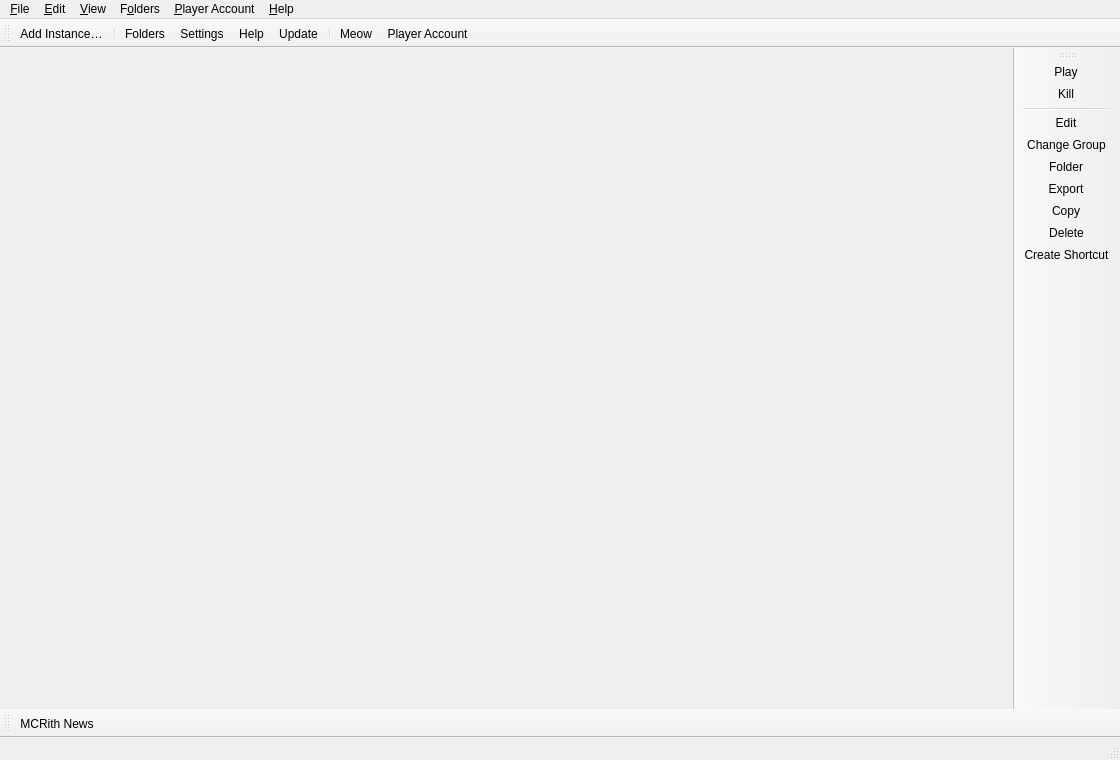
<?xml version="1.0" encoding="UTF-8"?>
<ui version="4.0">
 <class>MainWindow</class>
 <widget class="QMainWindow" name="MainWindow">
  <property name="minimumSize">
   <size>
    <width>900</width>
    <height>620</height>
   </size>
  </property>
  <property name="geometry">
   <rect>
    <x>0</x>
    <y>0</y>
    <width>1120</width>
    <height>760</height>
   </rect>
  </property>
  <widget class="QWidget" name="centralWidget">
   <layout class="QHBoxLayout" name="horizontalLayout">
    <property name="spacing">
     <number>0</number>
    </property>
    <property name="leftMargin">
     <number>0</number>
    </property>
    <property name="topMargin">
     <number>0</number>
    </property>
    <property name="rightMargin">
     <number>0</number>
    </property>
    <property name="bottomMargin">
     <number>0</number>
    </property>
   </layout>
  </widget>
  <widget class="QStatusBar" name="statusBar"/>
  <widget class="QToolBar" name="mainToolBar">
   <property name="windowTitle">
    <string>MCRith Toolbar</string>
   </property>
   <property name="allowedAreas">
    <set>Qt::BottomToolBarArea|Qt::TopToolBarArea</set>
   </property>
   <property name="toolButtonStyle">
    <enum>Qt::ToolButtonTextBesideIcon</enum>
   </property>
   <property name="floatable">
    <bool>false</bool>
   </property>
   <attribute name="toolBarArea">
    <enum>TopToolBarArea</enum>
   </attribute>
   <attribute name="toolBarBreak">
    <bool>false</bool>
   </attribute>
   <addaction name="actionAddInstance"/>
   <addaction name="separator"/>
   <addaction name="actionFoldersButton"/>
   <addaction name="actionSettings"/>
   <addaction name="actionHelpButton"/>
   <addaction name="actionCheckUpdate"/>
   <addaction name="separator"/>
   <addaction name="actionCAT"/>
   <addaction name="actionAccountsButton"/>
  </widget>
  <widget class="QToolBar" name="newsToolBar">
   <property name="windowTitle">
    <string>MCRith News Toolbar</string>
   </property>
   <property name="allowedAreas">
    <set>Qt::BottomToolBarArea|Qt::TopToolBarArea</set>
   </property>
   <property name="iconSize">
    <size>
     <width>16</width>
     <height>16</height>
    </size>
   </property>
   <property name="toolButtonStyle">
    <enum>Qt::ToolButtonTextBesideIcon</enum>
   </property>
   <property name="floatable">
    <bool>false</bool>
   </property>
   <attribute name="toolBarArea">
    <enum>BottomToolBarArea</enum>
   </attribute>
   <attribute name="toolBarBreak">
    <bool>false</bool>
   </attribute>
   <addaction name="actionMoreNews"/>
  </widget>
  <widget class="WideBar" name="instanceToolBar">
   <property name="windowTitle">
    <string>Instance Toolbar</string>
   </property>
   <property name="allowedAreas">
    <set>Qt::LeftToolBarArea|Qt::RightToolBarArea</set>
   </property>
   <property name="iconSize">
    <size>
     <width>16</width>
     <height>16</height>
    </size>
   </property>
   <property name="toolButtonStyle">
    <enum>Qt::ToolButtonTextBesideIcon</enum>
   </property>
   <property name="floatable">
    <bool>false</bool>
   </property>
   <property name="useDefaultAction" stdset="0">
    <bool>true</bool>
   </property>
   <attribute name="toolBarArea">
    <enum>RightToolBarArea</enum>
   </attribute>
   <attribute name="toolBarBreak">
    <bool>false</bool>
   </attribute>
   <addaction name="actionLaunchInstance"/>
   <addaction name="actionKillInstance"/>
   <addaction name="separator"/>
   <addaction name="actionEditInstance"/>
   <addaction name="actionChangeInstGroup"/>
   <addaction name="actionViewSelectedInstFolder"/>
   <addaction name="actionExportInstance"/>
   <addaction name="actionCopyInstance"/>
   <addaction name="actionDeleteInstance"/>
   <addaction name="actionCreateInstanceShortcut"/>
  </widget>
  <widget class="QMenuBar" name="menuBar">
   <property name="geometry">
    <rect>
     <x>0</x>
     <y>0</y>
     <width>800</width>
     <height>22</height>
    </rect>
   </property>
   <widget class="QMenu" name="fileMenu">
    <property name="title">
     <string>&amp;File</string>
    </property>
    <property name="toolTipsVisible">
     <bool>true</bool>
    </property>
    <addaction name="actionAddInstance"/>
    <addaction name="separator"/>
    <addaction name="actionLaunchInstance"/>
    <addaction name="actionKillInstance"/>
    <addaction name="separator"/>
    <addaction name="actionEditInstance"/>
    <addaction name="actionChangeInstGroup"/>
    <addaction name="actionViewSelectedInstFolder"/>
    <addaction name="actionExportInstance"/>
    <addaction name="actionCopyInstance"/>
    <addaction name="actionDeleteInstance"/>
    <addaction name="actionCreateInstanceShortcut"/>
    <addaction name="separator"/>
    <addaction name="actionSettings"/>
    <addaction name="actionCloseWindow"/>
   </widget>
   <widget class="QMenu" name="editMenu">
    <property name="title">
     <string>&amp;Edit</string>
    </property>
    <property name="toolTipsVisible">
     <bool>true</bool>
    </property>
    <addaction name="actionUndoTrashInstance"/>
   </widget>
   <widget class="QMenu" name="viewMenu">
    <property name="title">
     <string>&amp;View</string>
    </property>
    <property name="toolTipsVisible">
     <bool>true</bool>
    </property>
    <addaction name="actionChangeTheme"/>
    <addaction name="separator"/>
    <addaction name="actionCAT"/>
    <addaction name="actionToggleStatusBar"/>
    <addaction name="actionLockToolbars"/>
    <addaction name="separator"/>
   </widget>
   <widget class="QMenu" name="foldersMenu">
    <property name="title">
     <string>F&amp;olders</string>
    </property>
    <property name="toolTipsVisible">
     <bool>true</bool>
    </property>
    <addaction name="actionViewLauncherRootFolder"/>
    <addaction name="separator"/>
    <addaction name="actionViewInstanceFolder"/>
    <addaction name="actionViewCentralModsFolder"/>
    <addaction name="actionViewSkinsFolder"/>
    <addaction name="actionViewJavaFolder"/>
    <addaction name="separator"/>
    <addaction name="actionViewIconThemeFolder"/>
    <addaction name="actionViewWidgetThemeFolder"/>
    <addaction name="actionViewCatPackFolder"/>
    <addaction name="actionViewIconsFolder"/>
    <addaction name="separator"/>
    <addaction name="actionViewLogsFolder"/>
   </widget>
   <widget class="QMenu" name="accountsMenu">
    <property name="title">
     <string>&amp;Player Account</string>
    </property>
   </widget>
   <widget class="QMenu" name="helpMenu">
    <property name="title">
     <string>&amp;Help</string>
    </property>
    <property name="toolTipsVisible">
     <bool>true</bool>
    </property>
    <addaction name="actionClearMetadata"/>
    <addaction name="actionReportBug"/>
    <addaction name="actionViewLog"/>
    <addaction name="actionAddToPATH"/>
    <addaction name="separator"/>
    <addaction name="actionMATRIX"/>
    <addaction name="actionDISCORD"/>
    <addaction name="actionREDDIT"/>
    <addaction name="separator"/>
    <addaction name="actionMoreNews"/>
    <addaction name="actionCheckUpdate"/>
    <addaction name="actionOpenWiki"/>
    <addaction name="actionAbout"/>
   </widget>
   <addaction name="fileMenu"/>
   <addaction name="editMenu"/>
   <addaction name="viewMenu"/>
   <addaction name="foldersMenu"/>
   <addaction name="accountsMenu"/>
   <addaction name="helpMenu"/>
  </widget>
  <action name="actionMoreNews">
   <property name="icon">
    <iconset theme="news"/>
   </property>
   <property name="text">
    <string>MCRith News</string>
   </property>
   <property name="toolTip">
    <string>Read the latest updates and announcements about %1.</string>
   </property>
  </action>
  <action name="actionCAT">
   <property name="checkable">
    <bool>true</bool>
   </property>
   <property name="icon">
    <iconset theme="cat"/>
   </property>
   <property name="text">
    <string>&amp;Meow</string>
   </property>
   <property name="toolTip">
    <string>It's a fluffy kitty :3</string>
   </property>
  </action>
  <action name="actionToggleStatusBar">
   <property name="checkable">
    <bool>true</bool>
   </property>
   <property name="text">
    <string>Status Bar</string>
   </property>
  </action>
  <action name="actionLockToolbars">
   <property name="checkable">
    <bool>true</bool>
   </property>
   <property name="text">
    <string>Lock Toolbars</string>
   </property>
  </action>
  <action name="actionUndoTrashInstance">
   <property name="enabled">
    <bool>false</bool>
   </property>
   <property name="text">
    <string>&amp;Undo Last Instance Deletion</string>
   </property>
  </action>
  <action name="actionAddInstance">
   <property name="icon">
    <iconset theme="new"/>
   </property>
   <property name="text">
    <string>Add Instance…</string>
   </property>
   <property name="toolTip">
    <string>Create a new Minecraft instance.</string>
   </property>
  </action>
  <action name="actionCheckUpdate">
   <property name="icon">
    <iconset theme="checkupdate"/>
   </property>
   <property name="text">
    <string>&amp;Update...</string>
   </property>
   <property name="toolTip">
    <string>Check for new updates for %1.</string>
   </property>
   <property name="menuRole">
    <enum>QAction::ApplicationSpecificRole</enum>
   </property>
  </action>
  <action name="actionSettings">
   <property name="icon">
    <iconset theme="settings"/>
   </property>
   <property name="text">
    <string>Setti&amp;ngs...</string>
   </property>
   <property name="toolTip">
    <string>Change settings.</string>
   </property>
   <property name="menuRole">
    <enum>QAction::PreferencesRole</enum>
   </property>
  </action>
  <action name="actionManageAccounts">
   <property name="icon">
    <iconset theme="accounts"/>
   </property>
   <property name="text">
    <string>&amp;Manage Player Account...</string>
   </property>
  </action>
  <action name="actionLaunchInstance">
   <property name="icon">
    <iconset theme="launch"/>
   </property>
   <property name="text">
    <string>&amp;Play</string>
   </property>
   <property name="toolTip">
    <string>Start the selected Minecraft instance.</string>
   </property>
  </action>
  <action name="actionKillInstance">
   <property name="icon">
    <iconset theme="status-bad"/>
   </property>
   <property name="text">
    <string>&amp;Kill</string>
   </property>
   <property name="toolTip">
    <string>Kill the running instance.</string>
   </property>
   <property name="shortcut">
    <string>Ctrl+K</string>
   </property>
  </action>
  <action name="actionRenameInstance">
   <property name="icon">
    <iconset theme="rename"/>
   </property>
   <property name="text">
    <string>Rename</string>
   </property>
   <property name="toolTip">
    <string>Rename the selected instance.</string>
   </property>
  </action>
  <action name="actionChangeInstGroup">
   <property name="icon">
    <iconset theme="tag"/>
   </property>
   <property name="text">
    <string>&amp;Change Group...</string>
   </property>
   <property name="toolTip">
    <string>Change the selected instance's group.</string>
   </property>
   <property name="shortcut">
    <string>Ctrl+G</string>
   </property>
  </action>
  <action name="actionChangeInstIcon">
   <property name="text">
    <string>Change Icon</string>
   </property>
   <property name="toolTip">
    <string>Change the selected instance's icon.</string>
   </property>
  </action>
  <action name="actionEditInstance">
   <property name="icon">
    <iconset theme="settings"/>
   </property>
   <property name="text">
    <string>&amp;Edit...</string>
   </property>
   <property name="toolTip">
    <string>Change the instance settings, mods and versions.</string>
   </property>
   <property name="shortcut">
    <string>Ctrl+I</string>
   </property>
  </action>
  <action name="actionViewSelectedInstFolder">
   <property name="icon">
    <iconset theme="viewfolder"/>
   </property>
   <property name="text">
    <string>&amp;Folder</string>
   </property>
   <property name="toolTip">
    <string>Open the selected instance's root folder in a file browser.</string>
   </property>
  </action>
  <action name="actionDeleteInstance">
   <property name="icon">
    <iconset theme="delete"/>
   </property>
   <property name="text">
    <string>Dele&amp;te</string>
   </property>
   <property name="toolTip">
    <string>Delete the selected instance.</string>
   </property>
   <property name="autoRepeat">
    <bool>false</bool>
   </property>
  </action>
  <action name="actionCopyInstance">
   <property name="icon">
    <iconset theme="copy"/>
   </property>
   <property name="text">
    <string>Cop&amp;y...</string>
   </property>
   <property name="toolTip">
    <string>Copy the selected instance.</string>
   </property>
   <property name="shortcut">
    <string>Ctrl+D</string>
   </property>
  </action>
  <action name="actionExportInstance">
   <property name="icon">
    <iconset theme="export"/>
   </property>
   <property name="text">
    <string>E&amp;xport...</string>
   </property>
   <property name="toolTip">
    <string>Export the selected instance to supported formats.</string>
   </property>
  </action>
  <action name="actionExportInstanceZip">
   <property name="icon">
    <iconset theme="launcher"/>
   </property>
   <property name="text">
    <string>MCRith Instance Pack (zip)</string>
   </property>
  </action>
  <action name="actionExportInstanceMrPack">
   <property name="icon">
    <iconset theme="modrinth"/>
   </property>
   <property name="text">
    <string>Modrinth (mrpack)</string>
   </property>
  </action>
  <action name="actionExportInstanceFlamePack">
   <property name="icon">
    <iconset theme="flame"/>
   </property>
   <property name="text">
    <string>CurseForge (zip)</string>
   </property>
  </action>
  <action name="actionCreateInstanceShortcut">
   <property name="icon">
    <iconset theme="shortcut"/>
   </property>
   <property name="text">
    <string>Create Shortcut</string>
   </property>
   <property name="toolTip">
    <string>Creates a shortcut on a selected folder to launch the selected instance.</string>
   </property>
  </action>
  <action name="actionNoAccountsAdded">
   <property name="icon">
    <iconset theme="noaccount"/>
   </property>
   <property name="text">
    <string>No accounts yet</string>
   </property>
  </action>
  <action name="actionNoDefaultAccount">
   <property name="checkable">
    <bool>true</bool>
   </property>
   <property name="icon">
    <iconset theme="noaccount"/>
   </property>
   <property name="text">
    <string>No active account</string>
   </property>
   <property name="shortcut">
    <string>Ctrl+0</string>
   </property>
  </action>
  <action name="actionCloseWindow">
   <property name="icon">
    <iconset theme="status-bad"/>
   </property>
   <property name="text">
    <string>Close &amp;Window</string>
   </property>
   <property name="toolTip">
    <string>Close the current window</string>
   </property>
   <property name="menuRole">
    <enum>QAction::MenuRole::NoRole</enum>
   </property>
  </action>
  <action name="actionViewInstanceFolder">
   <property name="icon">
    <iconset theme="viewfolder"/>
   </property>
   <property name="text">
    <string>&amp;Game Instances</string>
   </property>
   <property name="toolTip">
    <string>Open the folder containing your Minecraft instances.</string>
   </property>
  </action>
  <action name="actionViewLauncherRootFolder">
   <property name="icon">
    <iconset theme="viewfolder"/>
   </property>
   <property name="text">
    <string>MCRith &amp;Data Folder</string>
   </property>
   <property name="toolTip">
    <string>Open MCRith's data folder in your file browser.</string>
   </property>
  </action>
  <action name="actionViewCentralModsFolder">
   <property name="icon">
    <iconset theme="centralmods"/>
   </property>
   <property name="text">
    <string>&amp;Central Mods</string>
   </property>
   <property name="toolTip">
    <string>Open the central mods folder in a file browser.</string>
   </property>
  </action>
  <action name="actionViewSkinsFolder">
   <property name="icon">
    <iconset theme="viewfolder"/>
   </property>
   <property name="text">
    <string>&amp;Skins</string>
   </property>
   <property name="toolTip">
    <string>Open the skins folder in a file browser.</string>
   </property>
  </action>
  <action name="actionViewIconsFolder">
   <property name="icon">
    <iconset theme="viewfolder"/>
   </property>
   <property name="text">
    <string>Instance Icons</string>
   </property>
   <property name="toolTip">
    <string>Open the instance icons folder in a file browser.</string>
   </property>
  </action>
  <action name="actionViewLogsFolder">
   <property name="icon">
    <iconset theme="viewfolder"/>
   </property>
   <property name="text">
    <string>Logs</string>
   </property>
   <property name="toolTip">
    <string>Open the logs folder in a file browser.</string>
   </property>
  </action>
  <action name="actionChangeTheme">
   <property name="text">
    <string>Themes</string>
   </property>
  </action>
  <action name="actionReportBug">
   <property name="icon">
    <iconset theme="bug"/>
   </property>
   <property name="text">
    <string>Report a Bug or Suggest a Feature</string>
   </property>
   <property name="toolTip">
    <string>Open the bug tracker to report a bug with %1.</string>
   </property>
  </action>
  <action name="actionDISCORD">
   <property name="icon">
    <iconset theme="discord"/>
   </property>
   <property name="text">
    <string>&amp;Discord Guild</string>
   </property>
   <property name="toolTip">
    <string>Open %1 Discord guild.</string>
   </property>
  </action>
  <action name="actionMATRIX">
   <property name="icon">
    <iconset theme="matrix"/>
   </property>
   <property name="text">
    <string>&amp;Matrix Space</string>
   </property>
   <property name="toolTip">
    <string>Open %1 Matrix space.</string>
   </property>
  </action>
  <action name="actionREDDIT">
   <property name="icon">
    <iconset theme="reddit-alien"/>
   </property>
   <property name="text">
    <string>Sub&amp;reddit</string>
   </property>
   <property name="toolTip">
    <string>Open %1 subreddit.</string>
   </property>
  </action>
  <action name="actionAbout">
   <property name="icon">
    <iconset theme="about"/>
   </property>
   <property name="text">
    <string>&amp;About %1</string>
   </property>
   <property name="toolTip">
    <string>View information and credits for %1.</string>
   </property>
   <property name="menuRole">
    <enum>QAction::AboutRole</enum>
   </property>
  </action>
  <action name="actionClearMetadata">
   <property name="icon">
    <iconset theme="refresh"/>
   </property>
   <property name="text">
    <string>&amp;Clear Metadata Cache</string>
   </property>
   <property name="toolTip">
    <string>Clear cached metadata</string>
   </property>
  </action>
  <action name="actionViewLog">
   <property name="icon">
    <iconset theme="log">
     <normaloff>.</normaloff>.</iconset>
   </property>
   <property name="text">
    <string>View logs</string>
   </property>
   <property name="toolTip">
    <string>View current and previous launcher logs</string>
   </property>
  </action>
  <action name="actionAddToPATH">
   <property name="icon">
    <iconset theme="custom-commands"/>
   </property>
   <property name="text">
    <string>Install to &amp;PATH</string>
   </property>
   <property name="toolTip">
    <string>Install a %1 symlink to /usr/local/bin</string>
   </property>
  </action>
  <action name="actionFoldersButton">
   <property name="icon">
    <iconset theme="viewfolder"/>
   </property>
   <property name="text">
    <string>Folders</string>
   </property>
   <property name="toolTip">
    <string>Open one of the folders shared between instances.</string>
   </property>
  </action>
  <action name="actionHelpButton">
   <property name="icon">
    <iconset theme="help"/>
   </property>
   <property name="text">
    <string>Help</string>
   </property>
   <property name="toolTip">
    <string>Get help with MCRith or Minecraft.</string>
   </property>
  </action>
  <action name="actionAccountsButton">
   <property name="icon">
    <iconset theme="noaccount"/>
   </property>
   <property name="text">
    <string>Player Account</string>
   </property>
  </action>
  <action name="actionOpenWiki">
   <property name="icon">
    <iconset theme="help"/>
   </property>
   <property name="text">
    <string>%1 &amp;Wiki</string>
   </property>
   <property name="toolTip">
    <string>Open the %1 wiki</string>
   </property>
  </action>
  <action name="actionViewWidgetThemeFolder">
   <property name="icon">
    <iconset theme="viewfolder"/>
   </property>
   <property name="text">
    <string>&amp;Widget Themes</string>
   </property>
   <property name="toolTip">
    <string>Open the widget themes folder in a file browser.</string>
   </property>
  </action>
  <action name="actionViewIconThemeFolder">
   <property name="icon">
    <iconset theme="viewfolder"/>
   </property>
   <property name="text">
    <string>I&amp;con Theme</string>
   </property>
   <property name="toolTip">
    <string>Open the icon theme folder in a file browser.</string>
   </property>
  </action>
  <action name="actionViewCatPackFolder">
   <property name="icon">
    <iconset theme="viewfolder"/>
   </property>
   <property name="text">
    <string>Cat Packs</string>
   </property>
   <property name="toolTip">
    <string>Open the cat packs folder in a file browser.</string>
   </property>
  </action>
  <action name="actionViewJavaFolder">
   <property name="icon">
    <iconset theme="viewfolder"/>
   </property>
   <property name="text">
    <string>Java</string>
   </property>
   <property name="toolTip">
    <string>Open the Java folder in a file browser. Only available if the built-in Java downloader is used.</string>
   </property>
  </action>
 </widget>
 <customwidgets>
  <customwidget>
   <class>WideBar</class>
   <extends>QToolBar</extends>
   <header>ui/widgets/WideBar.h</header>
  </customwidget>
 </customwidgets>
 <resources/>
 <connections/>
</ui>
